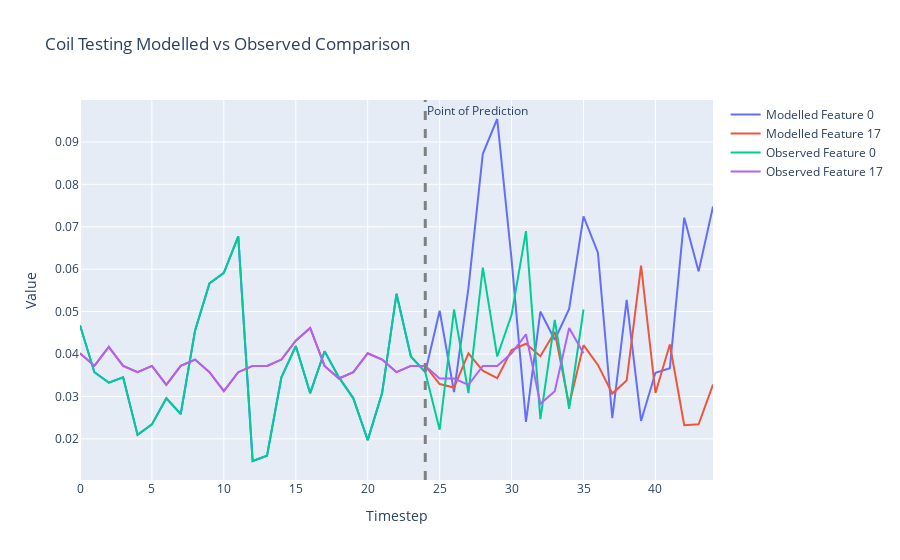

Notebook cell for this chart:
### Code cell
states = []
# Select the batch we want to make predictions for
batch = 75

# After what step do we want the coil to start making its own predictions?
prediction_step = 24

# What features do we want to plot?
feature_sel = [0,17]

# Grab starting state tensor
state_tensor = X[:,0,:]

# How many steps do we want to run the coil overall?
max_steps = 45

states.append(state_tensor[batch,feature_sel])
batch_size = X.shape[0]
transition_tensor = torch.softmax(torch.zeros(batch_size, n_features, n_features), dim = 1).to("cuda")
for step_state in range(1,max_steps):
    state_tensor, transition_tensor = model.step_coil(state_tensor, transition_tensor)
    if step_state <= prediction_step:
        state_tensor = X[:,step_state,:]
    states.append(state_tensor[batch,feature_sel])
    print(sum(state_tensor[batch,:]))
    
# Move state dynamics to CPU
data = [row.to('cpu').detach().numpy() for row in states]
traces = list(zip(*data))

# Create the figure and add traces
fig = go.Figure()

# Plotting
for i, trace in enumerate(traces):
    model_trace = go.Scatter(y=trace, mode='lines', name=f'Modelled Feature {feature_sel[i]}')
    fig.add_trace(model_trace)
    
    
# Get observed data to CPU and plot
data = X[batch,:,feature_sel].to('cpu')
# Transpose the data to get 5 traces
traces = list(zip(*data))

# Plotting
for i, trace in enumerate(traces):
    obs_trace = go.Scatter(y=trace, mode='lines', name=f'Observed Feature {feature_sel[i]}')
    fig.add_trace(obs_trace)
    
# Add Line highlighting when the coil becomes responsible for its own predictions
fig.add_vline(x=prediction_step, line_width=3, line_dash="dash", line_color="grey", annotation_text='Point of Prediction')    

# Add title and labels
fig.update_layout(title=f'Coil Testing Modelled vs Observed Comparison',
                    xaxis_title='Timestep',
                    yaxis_title='Value')

# Show the figure
fig.show()

### Figure 1 — Plotly figure (JSON) as saved in the notebook; plotly's stock layout.template omitted (floating-point values rounded to 4 significant figures)
{"data": [{"mode": "lines", "name": "Modelled Feature 0", "type": "scatter", "y": [0.0468, 0.03571, 0.03325, 0.03448, 0.02094, 0.0234, 0.02956, 0.02586, 0.04557, 0.05665, 0.05911, 0.06773, 0.01478, 0.01601, 0.03448, 0.04187, 0.03079, 0.04064, 0.03448, 0.02956, 0.0197, 0.03079, 0.05419, 0.03941, 0.03571, 0.0502, 0.03104, 0.05553, 0.08721, 0.0954, 0.06223, 0.02402, 0.05002, 0.04336, 0.05062, 0.07246, 0.06388, 0.02486, 0.05277, 0.02422, 0.03559, 0.03663, 0.07214, 0.05948, 0.07477]}, {"mode": "lines", "name": "Modelled Feature 17", "type": "scatter", "y": [0.04018, 0.0372, 0.04167, 0.0372, 0.03571, 0.0372, 0.03274, 0.0372, 0.03869, 0.03571, 0.03125, 0.03571, 0.0372, 0.0372, 0.03869, 0.04315, 0.04613, 0.0372, 0.03423, 0.03571, 0.04018, 0.03869, 0.03571, 0.0372, 0.0372, 0.03291, 0.03209, 0.04015, 0.03607, 0.03432, 0.04091, 0.04242, 0.03946, 0.0452, 0.02798, 0.04209, 0.03743, 0.03067, 0.03375, 0.06086, 0.03081, 0.04223, 0.02323, 0.02344, 0.03282]}, {"mode": "lines", "name": "Observed Feature 0", "type": "scatter", "y": [0.0468, 0.03571, 0.03325, 0.03448, 0.02094, 0.0234, 0.02956, 0.02586, 0.04557, 0.05665, 0.05911, 0.06773, 0.01478, 0.01601, 0.03448, 0.04187, 0.03079, 0.04064, 0.03448, 0.02956, 0.0197, 0.03079, 0.05419, 0.03941, 0.03571, 0.02217, 0.05049, 0.03079, 0.06034, 0.03941, 0.04926, 0.06897, 0.02463, 0.04803, 0.02709, 0.05049]}, {"mode": "lines", "name": "Observed Feature 17", "type": "scatter", "y": [0.04018, 0.0372, 0.04167, 0.0372, 0.03571, 0.0372, 0.03274, 0.0372, 0.03869, 0.03571, 0.03125, 0.03571, 0.0372, 0.0372, 0.03869, 0.04315, 0.04613, 0.0372, 0.03423, 0.03571, 0.04018, 0.03869, 0.03571, 0.0372, 0.0372, 0.03423, 0.03423, 0.03274, 0.0372, 0.0372, 0.04018, 0.04464, 0.02827, 0.03125, 0.04613, 0.04018]}], "layout": {"annotations": [{"showarrow": false, "text": "Point of Prediction", "x": 24, "xanchor": "left", "xref": "x", "y": 1, "yanchor": "top", "yref": "y domain"}], "shapes": [{"line": {"color": "grey", "dash": "dash", "width": 3}, "type": "line", "x0": 24, "x1": 24, "xref": "x", "y0": 0, "y1": 1, "yref": "y domain"}], "title": {"text": "Coil Testing Modelled vs Observed Comparison"}, "xaxis": {"title": {"text": "Timestep"}}, "yaxis": {"title": {"text": "Value"}}}}
